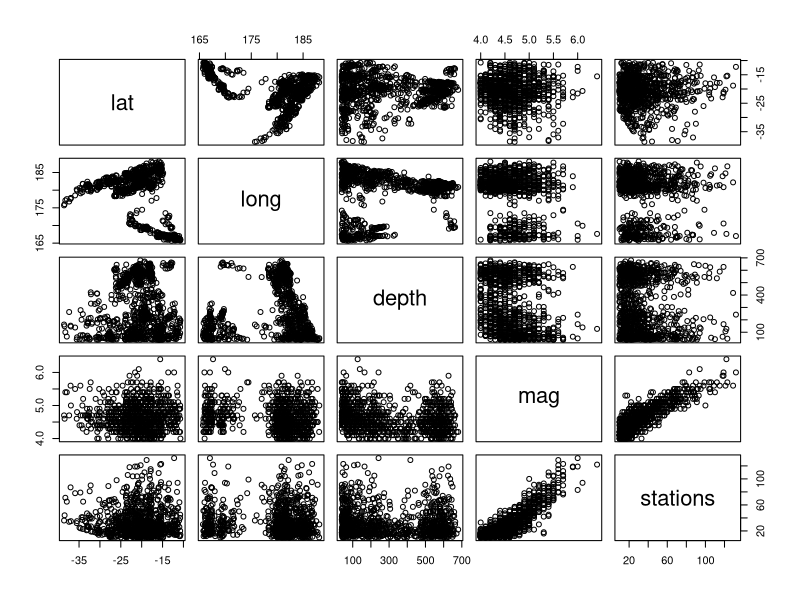
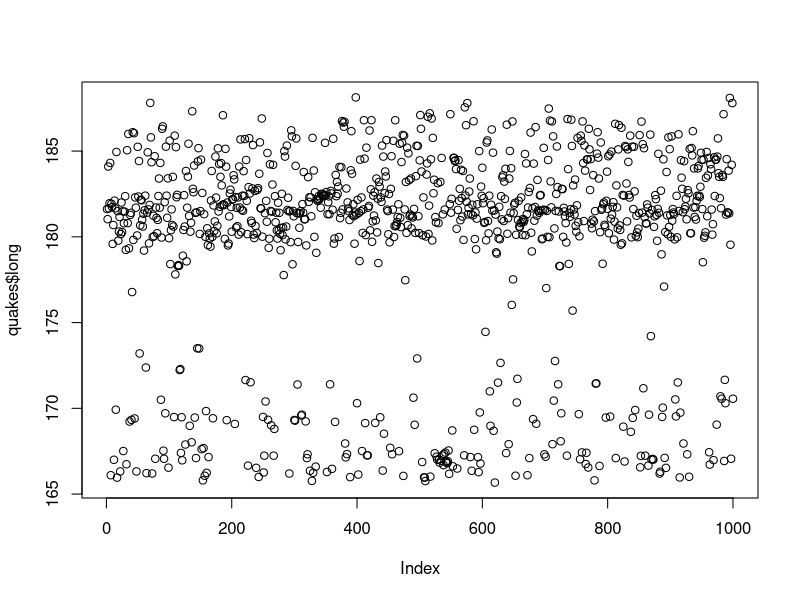
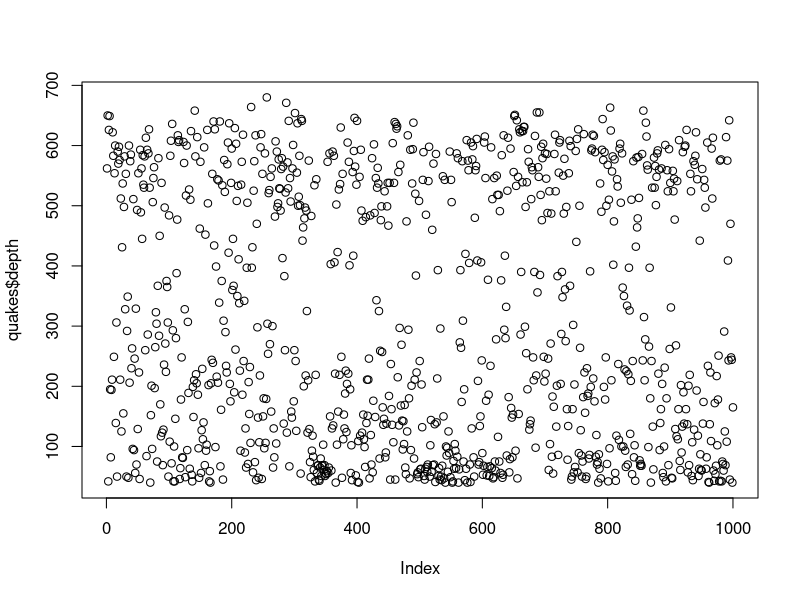
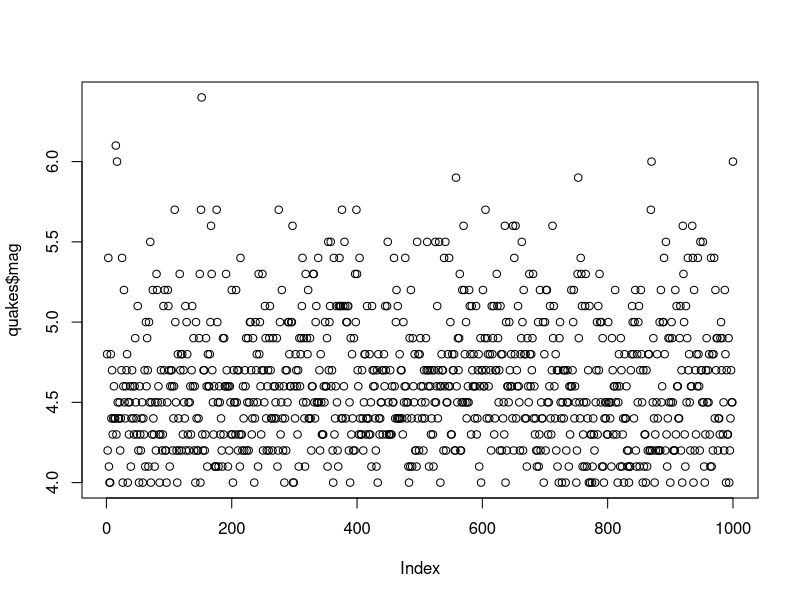
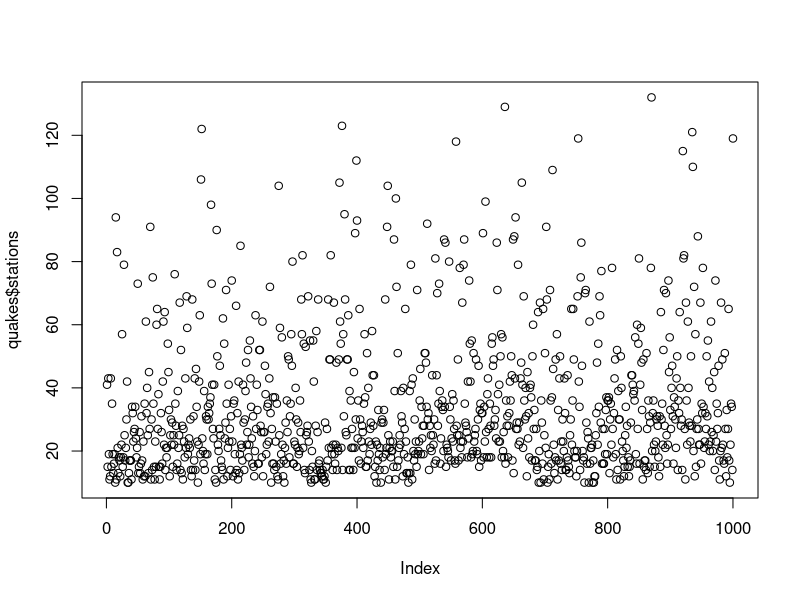
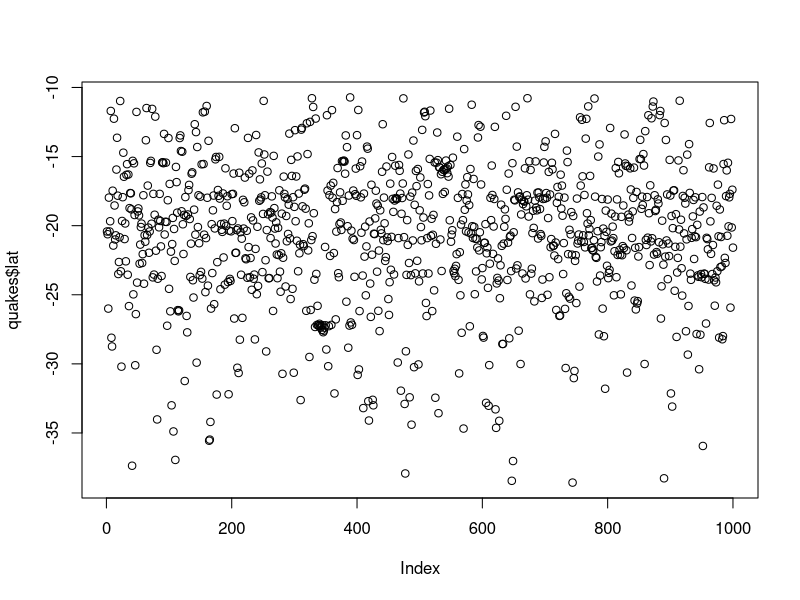
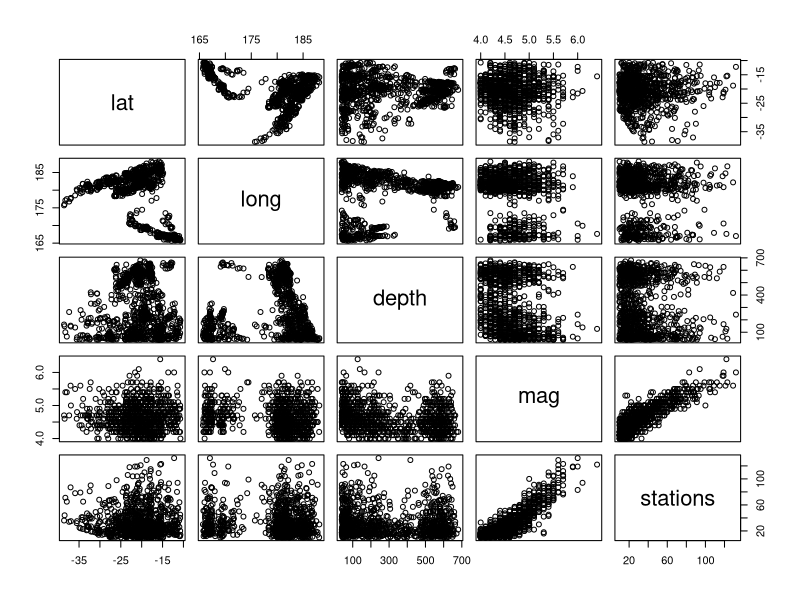
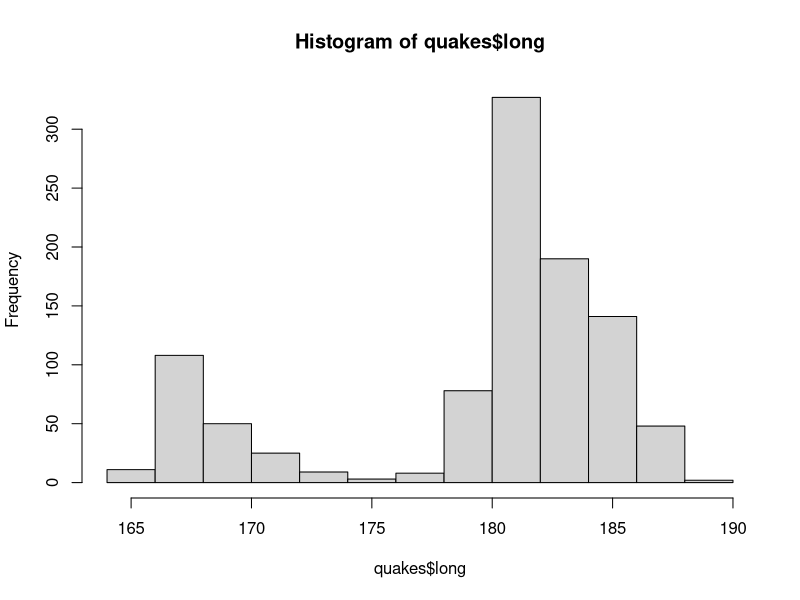

Source code (R) for these figures, in order: (Note: this script raises an error after producing the figures.)
datasets::quakes
ef<-quakes
summary(quakes)
var(quakes)
summary(quakes$depth)
summary(quakes$long)
summary(quakes$mag)
summary(quakes$lat)
summary(quakes$stations)
head(quakes,20)
tail(quakes,20)
plot(quakes)
plot(quakes$long)
plot(quakes$depth)
plot(quakes$mag)
plot(quakes$stations)
plot(quakes$lat)
plot(quakes)
hist(quakes$long)
hist(quakes)
hist(quakes$lat)
hist(quakes$depth)
hist(quakes$mag)
hist(quakes$stations)
require(e1071)
barplot(quakes$lat)
barplot(quakes$long)
barplot(quakes$depth)
barplot(quakes$depth)
barplot(quakes$mag)
barplot(quakes$stations)
frequency(quakes)
barplot(quakes$long)
boxplot(quakes)
kurtosis







